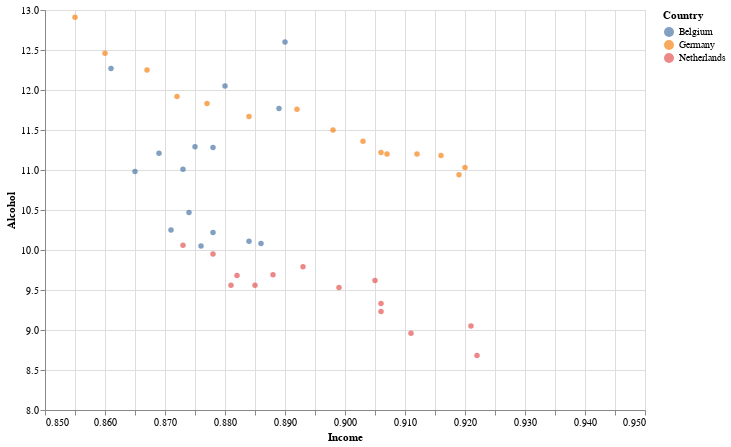

Notebook cell for this chart:
### Markdown cell above
**Interactive scatter plot corralating 'Income composition of resources' and 'Alcohol'**

### Code cell
interactive_scatter = alt.Chart(Sel_HF_cleaned).mark_circle().encode(
    x=alt.X('Income', scale=alt.Scale(domain=[0.85, 0.95])),
    y=alt.Y('Alcohol', scale=alt.Scale(domain=[8, 13])),
    color='Country',
    tooltip=['Year', 'Income', 'Alcohol', 'Country']
).properties(width=600, height=400).interactive()

interactive_scatter

### Figure 1 — Vega-Lite specification as saved in the notebook (floating-point values rounded to 4 significant figures)
{"config": {"view": {"continuousWidth": 400, "continuousHeight": 300}}, "data": {"name": "data-00c488a36e694e75cb02b1c8f6744f67"}, "mark": "circle", "encoding": {"color": {"field": "Country", "type": "nominal"}, "tooltip": [{"field": "Year", "type": "quantitative"}, {"field": "Income", "type": "quantitative"}, {"field": "Alcohol", "type": "quantitative"}, {"field": "Country", "type": "nominal"}], "x": {"field": "Income", "scale": {"domain": [0.85, 0.95]}, "type": "quantitative"}, "y": {"field": "Alcohol", "scale": {"domain": [8, 13]}, "type": "quantitative"}}, "height": 400, "selection": {"selector004": {"type": "interval", "bind": "scales", "encodings": ["x", "y"]}}, "width": 600, "$schema": "https://vega.github.io/schema/vega-lite/v4.17.0.json", "datasets": {"data-00c488a36e694e75cb02b1c8f6744f67": [{"Country": "Belgium", "Year": 2014, "Income": 0.89, "Alcohol": 12.6}, {"Country": "Belgium", "Year": 2013, "Income": 0.889, "Alcohol": 11.77}, {"Country": "Belgium", "Year": 2012, "Income": 0.886, "Alcohol": 10.08}, {"Country": "Belgium", "Year": 2011, "Income": 0.884, "Alcohol": 10.11}, {"Country": "Belgium", "Year": 2010, "Income": 0.878, "Alcohol": 10.22}, {"Country": "Belgium", "Year": 2009, "Income": 0.876, "Alcohol": 10.05}, {"Country": "Belgium", "Year": 2008, "Income": 0.874, "Alcohol": 10.47}, {"Country": "Belgium", "Year": 2007, "Income": 0.871, "Alcohol": 10.25}, {"Country": "Belgium", "Year": 2006, "Income": 0.865, "Alcohol": 10.98}, {"Country": "Belgium", "Year": 2005, "Income": 0.861, "Alcohol": 12.27}, {"Country": "Belgium", "Year": 2004, "Income": 0.88, "Alcohol": 12.05}, {"Country": "Belgium", "Year": 2003, "Income": 0.878, "Alcohol": 11.28}, {"Country": "Belgium", "Year": 2002, "Income": 0.875, "Alcohol": 11.29}, {"Country": "Belgium", "Year": 2001, "Income": 0.873, "Alcohol": 11.01}, {"Country": "Belgium", "Year": 2000, "Income": 0.869, "Alcohol": 11.21}, {"Country": "Germany", "Year": 2014, "Income": 0.92, "Alcohol": 11.03}, {"Country": "Germany", "Year": 2013, "Income": 0.919, "Alcohol": 10.94}, {"Country": "Germany", "Year": 2012, "Income": 0.916, "Alcohol": 11.18}, {"Country": "Germany", "Year": 2011, "Income": 0.912, "Alcohol": 11.2}, {"Country": "Germany", "Year": 2010, "Income": 0.907, "Alcohol": 11.2}, {"Country": "Germany", "Year": 2009, "Income": 0.906, "Alcohol": 11.22}, {"Country": "Germany", "Year": 2008, "Income": 0.903, "Alcohol": 11.36}, {"Country": "Germany", "Year": 2007, "Income": 0.898, "Alcohol": 11.5}, {"Country": "Germany", "Year": 2006, "Income": 0.892, "Alcohol": 11.76}, {"Country": "Germany", "Year": 2005, "Income": 0.884, "Alcohol": 11.67}, {"Country": "Germany", "Year": 2004, "Income": 0.877, "Alcohol": 11.83}, {"Country": "Germany", "Year": 2003, "Income": 0.872, "Alcohol": 11.92}, {"Country": "Germany", "Year": 2002, "Income": 0.867, "Alcohol": 12.25}, {"Country": "Germany", "Year": 2001, "Income": 0.86, "Alcohol": 12.46}, {"Country": "Germany", "Year": 2000, "Income": 0.855, "Alcohol": 12.91}, {"Country": "Netherlands", "Year": 2013, "Income": 0.922, "Alcohol": 8.68}, {"Country": "Netherlands", "Year": 2012, "Income": 0.921, "Alcohol": 9.05}, {"Country": "Netherlands", "Year": 2011, "Income": 0.911, "Alcohol": 8.96}, {"Country": "Netherlands", "Year": 2010, "Income": 0.906, "Alcohol": 9.33}, {"Country": "Netherlands", "Year": 2009, "Income": 0.906, "Alcohol": 9.23}, {"Country": "Netherlands", "Year": 2008, "Income": 0.905, "Alcohol": 9.62}, {"Country": "Netherlands", "Year": 2007, "Income": 0.899, "Alcohol": 9.53}, {"Country": "Netherlands", "Year": 2006, "Income": 0.893, "Alcohol": 9.79}, {"Country": "Netherlands", "Year": 2005, "Income": 0.888, "Alcohol": 9.69}, {"Country": "Netherlands", "Year": 2004, "Income": 0.885, "Alcohol": 9.56}, {"Country": "Netherlands", "Year": 2003, "Income": 0.881, "Alcohol": 9.56}, {"Country": "Netherlands", "Year": 2002, "Income": 0.882, "Alcohol": 9.68}, {"Country": "Netherlands", "Year": 2001, "Income": 0.878, "Alcohol": 9.95}, {"Country": "Netherlands", "Year": 2000, "Income": 0.873, "Alcohol": 10.06}]}}
